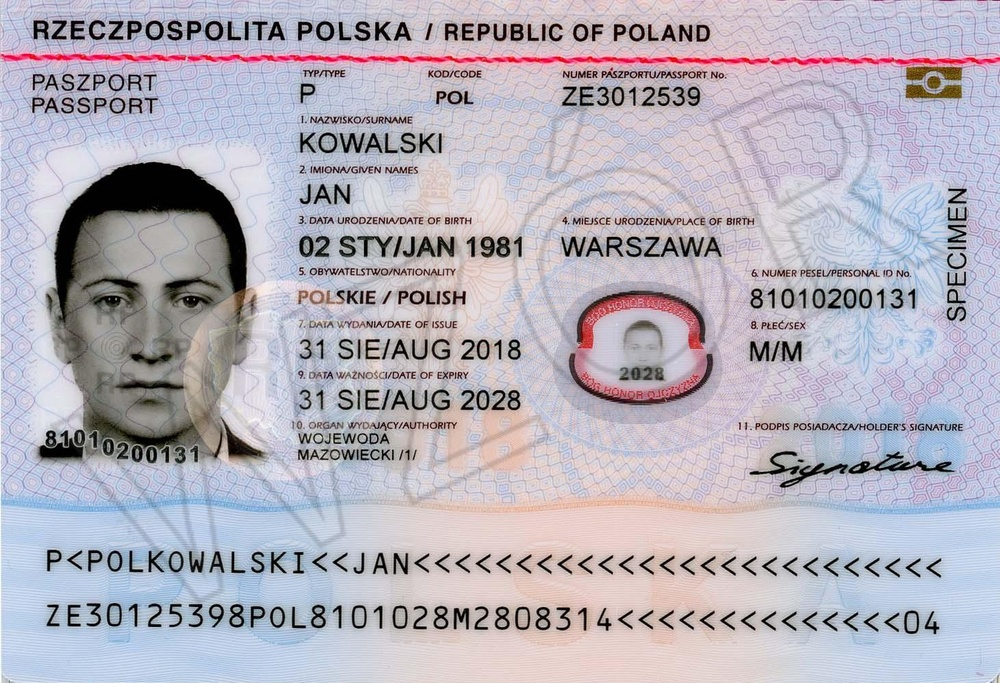
#> input picture documents/Passport.jpg, 1000 x 683 px, shrunk from 1461 x 998 before the run
$ python -i text_extraction.py   (imports and definitions only)
#> lines starting #> are read from the running program, lines starting #| are printed output that depends on the picture; after the words box and inside, x2 and y2 are one past the last pixel; in counts of white or black regions, pixels touching at a corner belong together
import difflib
from keras_ocr.pipeline import Pipeline
import pandas as pd
import cv2
import re
import warnings

# [1 line not run here, left out]

common_names = pd.read_csv("names.csv")['imie'].tolist()[:100]
#> (reads names.csv from the repository)
# [1 line that did not run here, left out]

# [1 line that did not run here, left out]

def preprocess_image(image_path):
#> called with image_path = 'documents/Passport.jpg'
    image = cv2.imread(image_path)
#> image is the input picture: shape (683, 1000, 3); mean B, G, R 187.7, 176.6, 181.1
    gray = cv2.cvtColor(image, cv2.COLOR_BGR2GRAY)
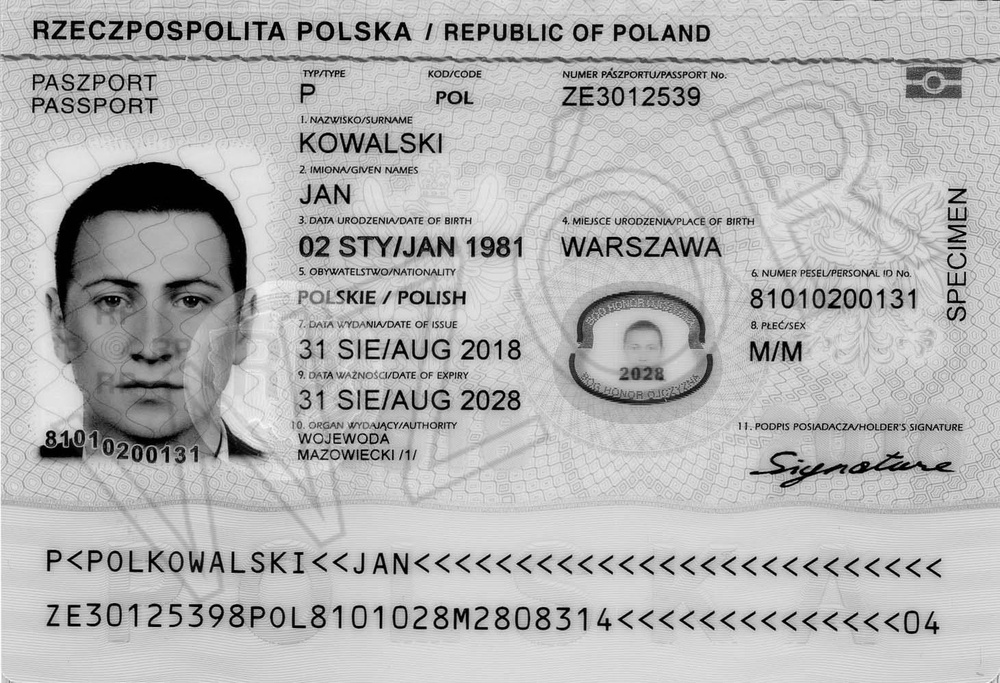
#> gray: shape (683, 1000); min 0, max 255, mean 179.2
    blurred = cv2.GaussianBlur(gray, (5, 5), 0)
    binary = cv2.adaptiveThreshold(blurred, 255, cv2.ADAPTIVE_THRESH_GAUSSIAN_C, cv2.THRESH_BINARY, 11, 2)
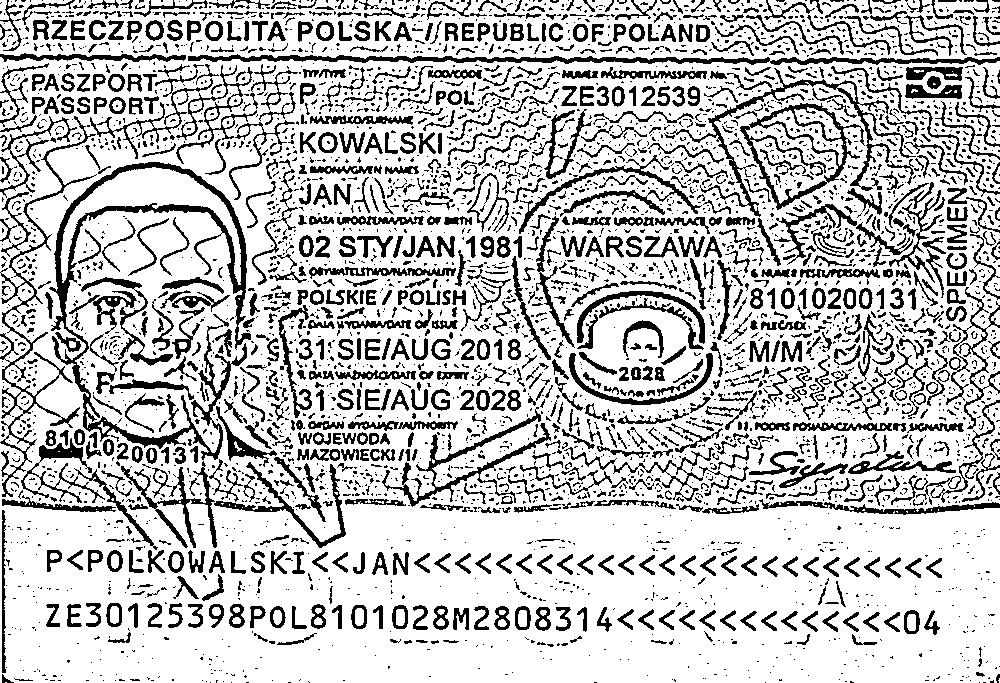
#> binary: shape (683, 1000); 76.2% white; 4366 black regions (3306 under 20 px), largest, box (x1, y1, x2, y2) and area: (49, 162, 251, 460) 7299, (188, 54, 1000, 65) 3591, (0, 116, 97, 497) 2824
    inverted = cv2.bitwise_not(binary)
    processed_image = cv2.cvtColor(inverted, cv2.COLOR_GRAY2BGR)
    return processed_image

# [46 lines left out: functions recognize_text, find_closest_match, extract_information, not called in this run]

>>> result = preprocess_image('documents/Passport.jpg')
